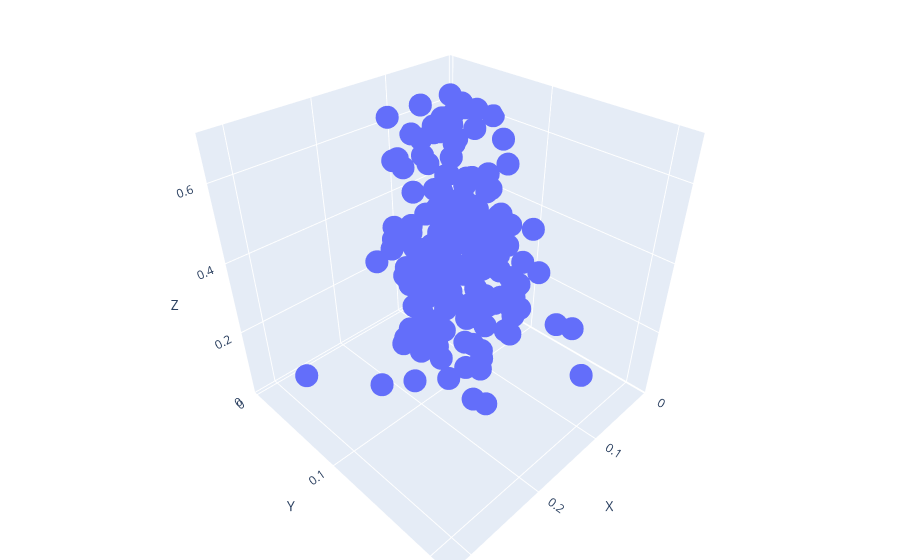

Notebook code for this chart:
### Code cell
f_index = 30
shift = 1

# Create a list of vectors
vectors = [
    np.array([1, 2, 3]),
    np.array([4, 5, 6]),
    np.array([7, 8, 9]),
    # Add more vectors as needed
]

points = np.abs(norm_win_spectra[f_index,:,(4,5,6)])*shift
vectors = points.T

# Extract coordinates from vectors
x_coords = [vector[0] for vector in vectors]
y_coords = [vector[1] for vector in vectors]
z_coords = [vector[2] for vector in vectors]

# Create a 3D scatter plot
fig = go.Figure()

# Add scatter points for each vector
fig.add_trace(go.Scatter3d(x=x_coords, y=y_coords, z=z_coords, mode='markers'))

# Set layout properties
fig.update_layout(scene=dict(aspectmode="cube", xaxis=dict(title="X"), yaxis=dict(title="Y"), zaxis=dict(title="Z")),
                  margin=dict(l=0, r=0, b=0, t=0))

### Figure 1 — Plotly figure (JSON) as saved in the notebook; plotly's stock layout.template omitted (floating-point values rounded to 4 significant figures; data arrays with more than 128 entries replaced by an {"elided": "..."} marker saying what was removed)
{"data": [{"mode": "markers", "type": "scatter3d", "x": {"elided": "200 float values"}, "y": {"elided": "200 float values"}, "z": {"elided": "200 float values"}}], "layout": {"margin": {"b": 0, "l": 0, "r": 0, "t": 0}, "scene": {"aspectmode": "cube", "xaxis": {"title": {"text": "X"}}, "yaxis": {"title": {"text": "Y"}}, "zaxis": {"title": {"text": "Z"}}}}}
